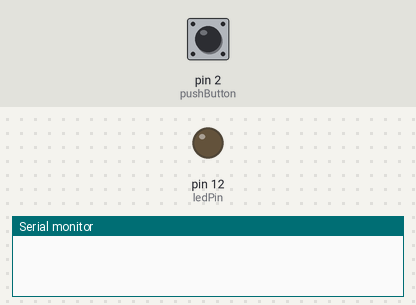
The sketch below on a simulated Arduino Uno, built with avr-gcc and run on an emulated ATmega328P. On the bench: output pins drawn as LEDs (lit = HIGH), the last lines printed to the serial monitor. The inputs (shaded band) are chosen by the test bench; at power-on: pin 2 (pushButton) HIGH.

Above: at 1.2 s.
1.3 s: pin 2 (pushButton) pulled LOW for 0.15 s
At 1.38 s:
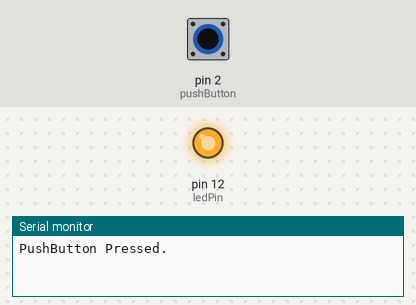
2.9 s: pin 2 (pushButton) pulled LOW for 3.2 s
At 7.3 s:
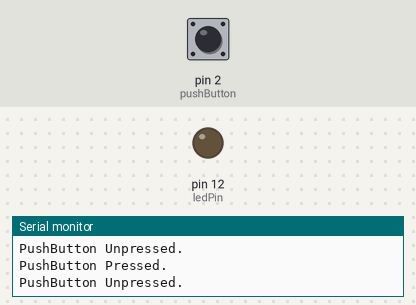
Timing chart, 0 to 8.8 s (numbered marks = the images above; inputs shaded):
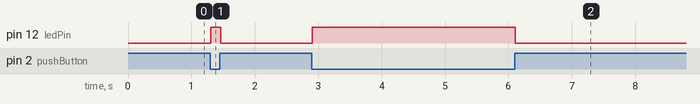

Measured:
- after the input at 1.3 s, pin 12 (ledPin): LOW → HIGH at once, → LOW 0.16 s later
- after the input at 2.9 s, pin 12 (ledPin): LOW → HIGH at once, → LOW 3.2 s later

The sketch:

Lab__1__Arduino_UNO.ino
```cpp
// CMP 438: Communicating Robots - Isaac D. Hoyos
// Lab 1 - Arduino UNO: https://wokwi.com/projects/450055789620555777

int ledPin = 12;    // The LED is connected to digital pin 12.
int pushButton = 2; // The push button is connected to digital pin 2.
int pushState = 0;  // This variable stores the button's current state.
int previousState = HIGH; // This variable stores the button's previous state.

void setup() {
  // This statement configures the LED pin as an output.
  pinMode(ledPin, OUTPUT);

  // This statement configures the button pin as a pull-up input.
  pinMode(pushButton, INPUT_PULLUP);

  // This starts serial communication for printing.
  Serial.begin(9600);
}

void loop() {
  // This statement reads the current state of the push button.
  pushState = digitalRead(pushButton);

  // This statement turns the LED on when the button is pressed.
  if (pushState == LOW) {
    digitalWrite(ledPin, HIGH);
  } else {
    // This statement turns the LED off when the button is not pressed.
    digitalWrite(ledPin, LOW);
  }

  // This statement prints only when the button state changes.
  if (pushState != previousState) {
    if (pushState == LOW) {
      Serial.println("PushButton Pressed.\n");
    } else {
      Serial.println("PushButton Unpressed.\n");
    }
    previousState = pushState;
  }

  // This delay reduces noise by adding a short pause between readings.
  delay(20);
}
```
